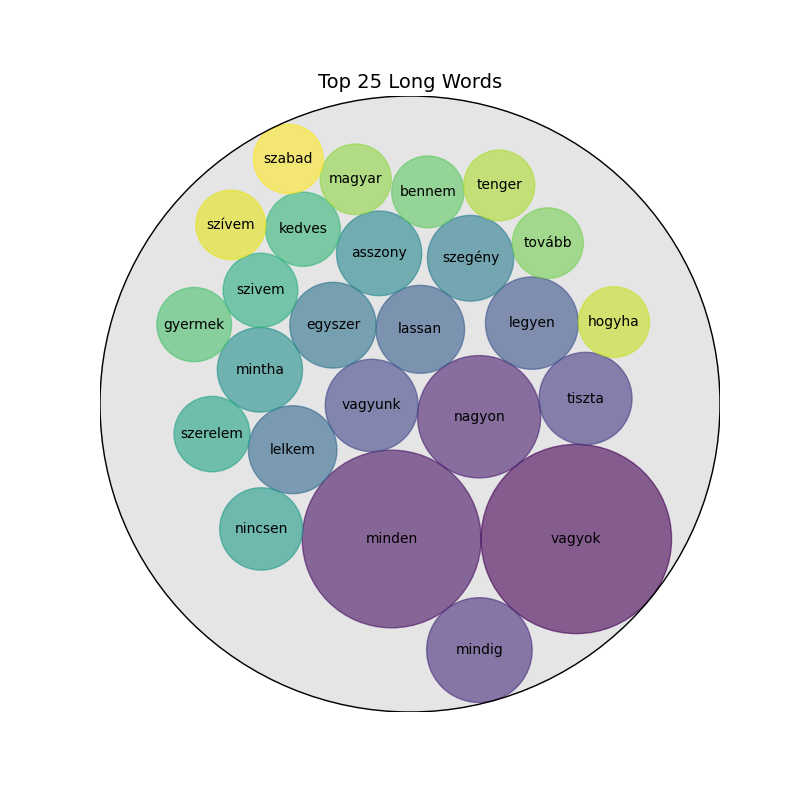

Recreate this plot in Python.
import circlify
import matplotlib.pyplot as plt
from cmap import Colormap

data = {
    "vagyok": 168,
    "minden": 153,
    "nagyon": 88,
    "mindig": 70,
    "tiszta": 58,
    "vagyunk": 58,
    "legyen": 58,
    "lassan": 54,
    "lelkem": 54,
    "egyszer": 52,
    "szegény": 52,
    "asszony": 51,
    "mintha": 51,
    "nincsen": 49,
    "szerelem": 43,
    "szivem": 42,
    "kedves": 42,
    "gyermek": 42,
    "bennem": 40,
    "tovább": 39,
    "magyar": 39,
    "tenger": 39,
    "hogyha": 39,
    "szívem": 38,
    "szabad": 38,
}

SIZE_EXPONENT = 1.35
scaled_items = [(word, value, value**SIZE_EXPONENT) for word, value in data.items()]
scaled_values = [scaled_value for _, _, scaled_value in scaled_items]

circles = circlify.circlify(
    scaled_values,
    show_enclosure=True,
    target_enclosure=circlify.Circle(x=0, y=0, r=1),
)


fig, ax = plt.subplots(figsize=(8, 8))
ax.set_title("Top 25 Long Words", fontsize=14)

num_words = len(data)
colormap = Colormap("viridis")

# circlify returns one enclosing circle; map words by rank to avoid mismatched labels.
enclosure_circle = max(circles, key=lambda c: c.r)
data_circles = sorted(circles, key=lambda c: c.r, reverse=True)[1 : num_words + 1]
sorted_items = sorted(scaled_items, key=lambda item: item[2], reverse=True)

ax.add_patch(
    plt.Circle(
        (enclosure_circle.x, enclosure_circle.y),
        enclosure_circle.r,
        fill=True,
        color="gray",
        alpha=0.2,
        edgecolor="black",
        linewidth=1.0,
    )
)

for idx, (circle, (word, value, _)) in enumerate(zip(data_circles, sorted_items)):
    x, y, r = circle.x, circle.y, circle.r
    color = colormap(idx / max(num_words - 1, 1))
    ax.add_patch(plt.Circle((x, y), r, color=color, alpha=0.6))
    ax.text(x, y, word, ha="center", va="center", fontsize=10)

ax.add_patch(
    plt.Circle(
        (enclosure_circle.x, enclosure_circle.y),
        enclosure_circle.r,
        fill=False,
        edgecolor="black",
        linewidth=1.0,
    )
)

ax.set_xlim(-1, 1)
ax.set_ylim(-1, 1)
ax.axis("off")

plt.savefig("long.png")
plt.show()
